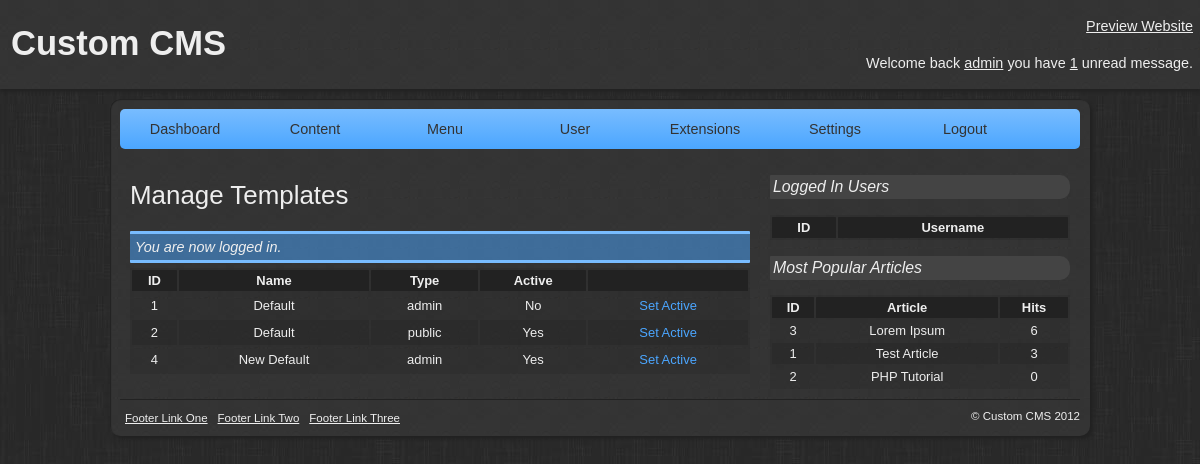
The app's page /admin/templates.php (signed in) with its own data.
### tables this page shows
CREATE TABLE IF NOT EXISTS `tbl_templates` (
  `id` int(11) NOT NULL AUTO_INCREMENT,
  `name` varchar(50) NOT NULL,
  `type` varchar(10) NOT NULL,
  `directory` varchar(50) NOT NULL,
  `active` int(1) NOT NULL,
  `date_modified` datetime NOT NULL,
  `date_installed` datetime NOT NULL,
  PRIMARY KEY (`id`)
);

CREATE TABLE IF NOT EXISTS `tbl_articles` (
  `id` int(11) NOT NULL AUTO_INCREMENT,
  `author` int(11) NOT NULL,
  `category` int(11) NOT NULL,
  `name` varchar(255) NOT NULL,
  `content` text NOT NULL,
  `keywords` varchar(100) NOT NULL,
  `description` varchar(100) NOT NULL,
  `hits` int(11) NOT NULL,
  `published` int(1) NOT NULL,
  `comments` int(1) NOT NULL,
  `date_modified` datetime NOT NULL,
  `date_created` datetime NOT NULL,
  PRIMARY KEY (`id`)
);

### library/core/mysql.php (called while the page is built, shortened)
<?php
class MySQL {
	private $connection;
	public function open_connection() {
		$this->connection = mysql_connect(DATABASE_SERVER, DATABASE_USERNAME, DATABASE_PASSWORD);
		if(!$this->connection) {
			die("MySQL connection failed: " . mysql_error());
		} else {
			$db_select = mysql_select_db(DATABASE_NAME, $this->connection);
		}
	}
	public function query($sql) {
		$result = mysql_query($sql, $this->connection);
		return $result;
	}
	public function fetch_array($result) {
		return mysql_fetch_array($result);
	}
}
$database = new MySQL();
?>

### library/core/core.php (called while the page is built, shortened)
<?php
class Core {
	protected static $table_name;
	public static function instantiate($record) {
		$object = new $class_name;
		foreach($record as $attribute => $value) {
			if($object->has_attribute($attribute)) {
				$object->$attribute = $value;
			}
		}
		return $object;
	}
	public static function find_all() {
		return static::find_by_sql("SELECT * FROM " . DATABASE_TBL_PREFIX . static::$table_name . " ORDER BY id ASC");
	}
	public static function find_by_sql($sql="") {
		global $database;
		$result = $database->query($sql);
		$object_array = array();
		while($row = $database->fetch_array($result)) {
			$object_array[] = static::instantiate($row);
		}
		return $object_array;
	}
	private function has_attribute($attribute) {
		$object_vars = get_object_vars($this);
		return array_key_exists($attribute, $object_vars);
	}
}
?>

### library/core/template.php (called while the page is built, shortened)
<?php
class Template extends Core {
	protected static $table_name = 'templates';
	public static function admin_active() {
		$result_array = static::find_by_sql("SELECT * FROM " . DATABASE_TBL_PREFIX . static::$table_name . " WHERE type='admin' AND active=1 LIMIT 1");
		return !empty($result_array) ? array_shift($result_array) : false;
	}
	public static function public_active() {
		$result_array = static::find_by_sql("SELECT * FROM " . DATABASE_TBL_PREFIX . static::$table_name . " WHERE type='public' AND active=1 LIMIT 1");
		return !empty($result_array) ? array_shift($result_array) : false;
	}
}
$template = Template::admin_active();
$template = Template::public_active();
?>

### library/load.php (called while the page is built, shortened)
<?php
if(DATABASE_TYPE == 'MySQL') {
	require_once(LIBRARY_PATH.'core'.DS.'mysql.php');
} elseif(DATABASE_TYPE == 'MySQLi') {
	require_once(LIBRARY_PATH.'core'.DS.'mysqli.php');
}
require_once(LIBRARY_PATH.DS.'core'.DS.'core.php');
require_once(LIBRARY_PATH.DS.'core'.DS.'article.php');
require_once(LIBRARY_PATH.DS.'core'.DS.'template.php');
?>

### library/core/article.php (called while the page is built, shortened)
<?php
class Article extends Core {
	public static $table_name = 'articles';
	public static function most_popular($number = 3) {
		return static::find_by_sql("SELECT * FROM " . DATABASE_TBL_PREFIX . self::$table_name . " ORDER BY hits DESC LIMIT {$number}");
	}
}
?>

### admin/templates.php (the view, shortened to what this page needs)
<?php
require_once('../library/load.php');
require(ADMIN_TEMPLATE.'header.php');
?>
<table class="table">
	<tr>
		<th>ID</th>
		<th>Name</th>
		<th>Type</th>
		<th>Active</th>
		<th></th>
	</tr>
	<?php $templates = Template::find_all(); ?>
	<?php foreach($templates as $template): ?>
	<tr>
		<td><?php echo $template->id; ?></td>
		<td><?php echo $template->name; ?></td>
		<td><?php echo $template->type; ?></td>
		<?php
			if($template->active == 1) {
				$active = 'Yes';
			} else {
				$active = 'No';
			}
		?>
		<td><?php echo $active; ?></td>
		<td><a href="#" title="Set Template as Active">Set Active</a></td>
	</tr>
	<?php endforeach; ?>
</table>
<?php
require(ADMIN_TEMPLATE.'footer.php');
?>

### templates/admin/newdefault/footer.php
</div>
        <div class="sidebar">
        	<h3>Logged In Users</h3>
            <table class="sidebar-table">
            	<tr>
                    <th>ID</th>
                    <th>Username</th>
                </tr>
            </table>
            <h3>Most Popular Articles</h3>
			<table class="sidebar-table">
				<tr>
					<th>ID</th>
					<th>Article</th>
					<th>Hits</th>
				</tr>
				<?php
					$most_popular_articles = Article::most_popular();
					foreach($most_popular_articles as $mpa):
				?>
				<tr>
					<td><?php echo $mpa->id; ?></td>
					<td><?php echo $mpa->name; ?></td>
					<td><?php echo $mpa->hits; ?></td>
				</tr>
				<?php endforeach; ?>
			</table>
        </div>
        <div class="footer">
            <div class="footer-left">
                <ul>
                    <li><a href="#">Footer Link One</a></li>
                    <li><a href="#">Footer Link Two</a></li>
                    <li><a href="#">Footer Link Three</a></li>
                </ul>
            </div>
            <div class="footer-right">
                <p>&copy; Custom CMS 2012</p>
            </div>
        </div>
    </div>
</body>
</html>

### templates/admin/newdefault/css/style.css (style rules this page uses)
body { margin: 0; padding: 0; font: .9em Arial; background: url('../images/background.jpg') #222; }
.sidebar { width: 300px; float: left; padding: 10px; }
.sidebar h3 { font-size: 1.1em; background: #444; padding: 3px; border-radius: 1px 10px 10px 1px; font-weight: 500; font-style: italic; }
.sidebar-table { width: 100%; font-size: .9em; background: #2F2F2F; background: rgba(11, 11, 11, .1); }
.sidebar-table tr:nth-child(odd) { background: rgba(28, 28, 28, .2); }
.sidebar-table th { background: #222; padding: 3px; border-radius: 1px 1px 0px 0px; }
.sidebar-table td { text-align: center; padding: 3px; }
.footer { width: 960px; padding: 10px 0 0; margin: 10px auto 0px; overflow: hidden; color: #EEE; font-size: .8em; border-top: 1px solid #222; }
.footer-left { float: left; }
.footer-right { float: right; }
.footer p { margin: 0; padding: 0; }
.footer ul { overflow: hidden; text-align: center; list-style: none; margin: 0; padding: 0; }
.footer ul li { float: left; }
.footer ul li a, .footer ul li a:link, .footer ul li a:visited { color: #EEE; display: block; padding: 2px 5px; transition: linear all 0.5s; -moz-transition: linear all 0.5s; -webkit-transition: linear all 0.5s; }
.table { width: 620px; font-size: .9em; margin: 5px auto; background: #2F2F2F; background: rgba(11, 11, 11, .1); }
.table tr:nth-child(odd) { background: rgba(28, 28, 28, .2); }
.table th { background: #222; padding: 3px; border-radius: 1px 1px 0px 0px; }
.table td { text-align: center; padding: 5px; }
.table td a, .table td a:link, .table td a:visited { color: #4BA6FF; text-decoration: none; transition: linear all 0.5s; -moz-transition: linear all 0.5s; -webkit-transition: linear all 0.5s; }

### records on screen
tbl_templates: id "1", name "Default", type "admin", active "No"
tbl_templates: id "2", name "Default", type "public", active "Yes"
tbl_templates: id "4", name "New Default", type "admin", active "Yes"
tbl_articles: id "3", name "Lorem Ipsum", hits "6"
tbl_articles: id "1", name "Test Article", hits "3"
tbl_articles: id "2", name "PHP Tutorial", hits "0"

### other values on screen
$_SESSION['user_username'] "admin"
Message::unread_messages($_SESSION['user_id']) "1"
$title "Manage Templates"
$_SESSION['message'] "You are now logged in."
